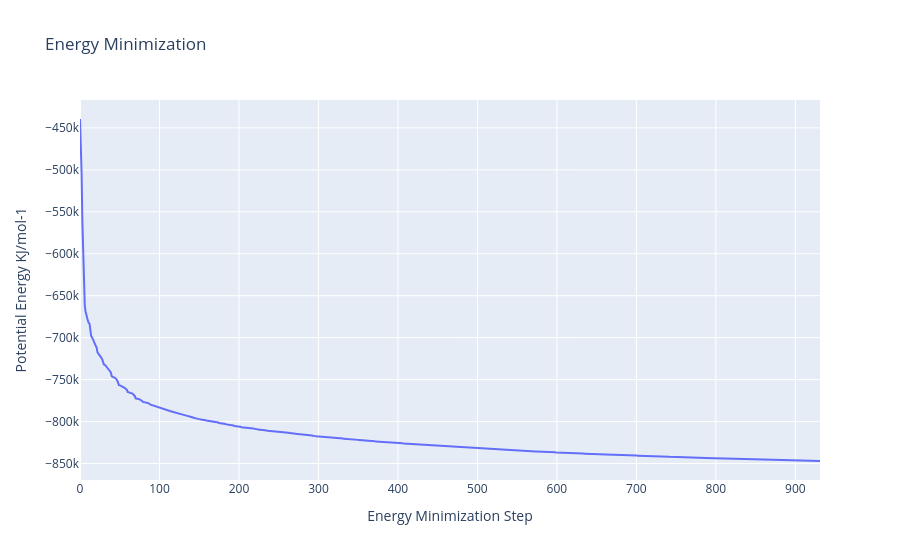

Here is the notebook cell this chart was saved with:
### Code cell
#Read data from file and filter energy values higher than 1000 Kj/mol^-1
with open(output_min_ene_xvg,'r') as energy_file:
    x,y = map(
        list,
        zip(*[
            (float(line.split()[0]),float(line.split()[1]))
            for line in energy_file 
            if not line.startswith(("#","@")) 
            if float(line.split()[1]) < 1000 
        ])
    )

plotly.offline.init_notebook_mode(connected=True)

fig = {
    "data": [go.Scatter(x=x, y=y)],
    "layout": go.Layout(title="Energy Minimization",
                        xaxis=dict(title = "Energy Minimization Step"),
                        yaxis=dict(title = "Potential Energy KJ/mol-1")
                       )
}

plotly.offline.iplot(fig)

### Figure 1 — Plotly figure (JSON) as saved in the notebook; plotly's stock layout.template omitted (floating-point values rounded to 4 significant figures; data arrays with more than 128 entries replaced by an {"elided": "..."} marker saying what was removed)
{"data": [{"type": "scatter", "x": {"elided": "738 int values"}, "y": {"elided": "738 float values"}}], "layout": {"title": {"text": "Energy Minimization"}, "xaxis": {"title": {"text": "Energy Minimization Step"}}, "yaxis": {"title": {"text": "Potential Energy KJ/mol-1"}}}}
